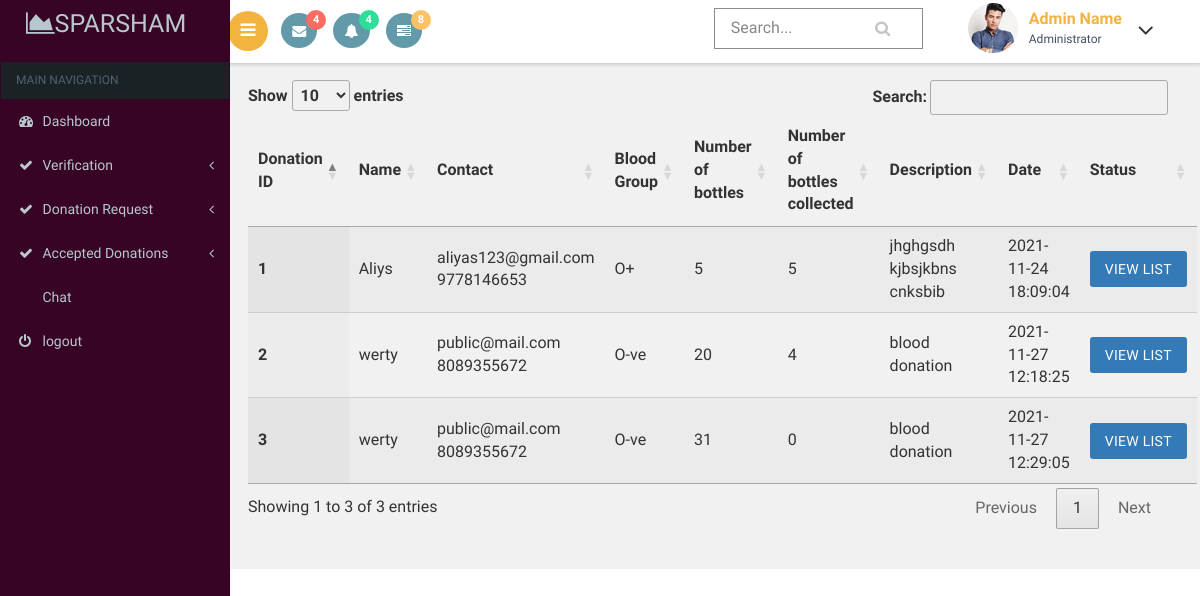
/secratary/blooddonationlist.php, run on an earlier commit of the app's database.
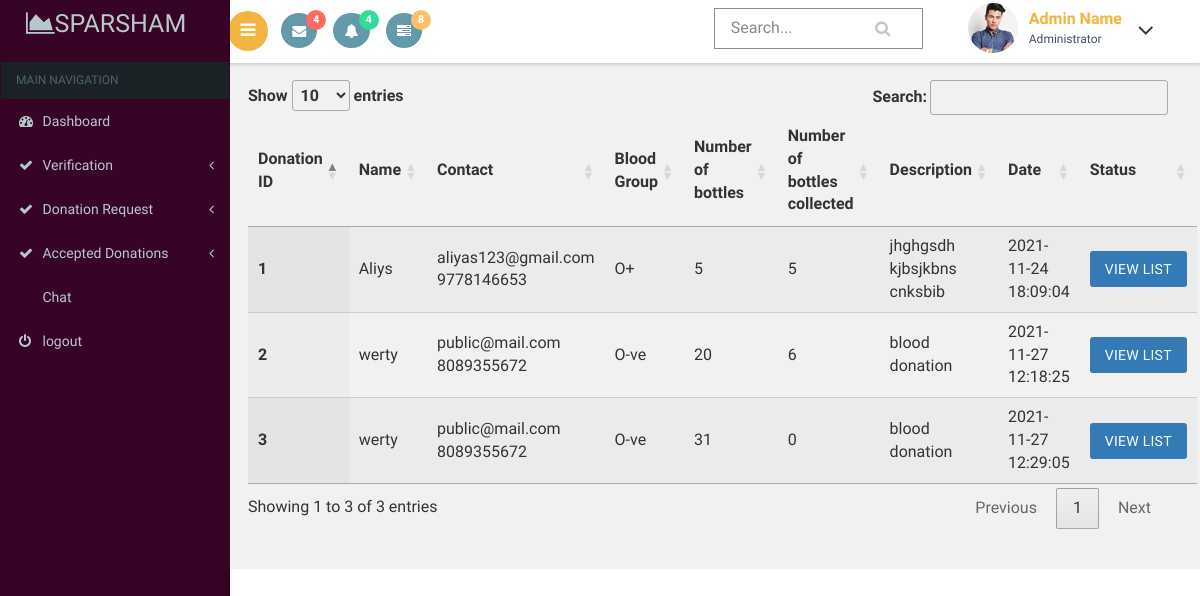
And on a later commit of the database.
### tables this page shows
CREATE TABLE `blood_donation` (
  `blood_donation_id` int(11) NOT NULL,
  `email` varchar(30) NOT NULL,
  `no_of_bottle` int(11) NOT NULL,
  `no_of_donation` int(11) NOT NULL,
  `blood_group` varchar(5) NOT NULL,
  `description` varchar(50) NOT NULL,
  `blood_donation_status` int(3) NOT NULL DEFAULT 0,
  `donation_date` timestamp NOT NULL DEFAULT current_timestamp()
);

CREATE TABLE `registration` (
  `name` varchar(80) NOT NULL,
  `email` varchar(80) NOT NULL,
  `phone` bigint(11) NOT NULL,
  `gender` varchar(10) NOT NULL,
  `date_of_birth` varchar(20) NOT NULL,
  `house` varchar(80) NOT NULL,
  `place` varchar(80) NOT NULL,
  `country` int(11) NOT NULL,
  `state` int(11) NOT NULL,
  `district` int(11) NOT NULL,
  `pincode` int(6) NOT NULL,
  `profile_pic` varchar(100) NOT NULL DEFAULT '../images/avathar.jpg'
);

### secratary/blooddonationlist.php (the view, shortened to what this page needs)
<?php
include("dbconn.php");
?>
<!DOCTYPE html>
<html>
<head>
    <link href="css/bootstrap.css" rel='stylesheet' type='text/css' />
<link href="css/style.css" rel='stylesheet' type='text/css' />
<link href="css/font-awesome.css" rel="stylesheet">
<link href='css/SidebarNav.min.css' media='all' rel='stylesheet' type='text/css'/>
<link href="css/custom.css" rel="stylesheet">
    <link rel="stylesheet" type="text/css" href="https://cdn.datatables.net/1.10.21/css/jquery.dataTables.css">
</head>
<body class="cbp-spmenu-push">
    <div class="main-content">
    <div class="cbp-spmenu cbp-spmenu-vertical cbp-spmenu-left" id="cbp-spmenu-s1">
        <aside class="sidebar-left">
      <nav class="navbar navbar-inverse">
          <div class="navbar-header">
            <h1><a class="navbar-brand" href="index.html"><span class="fa fa-area-chart"></span>Sparsham<span class="dashboard_text"></span></a></h1>
          </div>
          <?php
          include("menu.php");
          ?>
      </nav>
    </aside>
    </div>
        <?php
        include("header.php");
        ?>
        <div id="page-wrapper">
    <table id="table_id" class="display">
    <thead>
        <tr>
           <th>Donation ID</th>
           <th>Name</th>
           <th>Contact</th>
      <th>Blood Group</th>
      <th>Number of bottles</th>
      <th>Number of bottles collected</th>
      <th>Description</th>
      <th>Date</th>
      <th>Status</th>
        </tr>
    </thead>
    <tbody>
         <?php
            $sql="select * from blood_donation a,registration b where a.email=b.email order by a.donation_date desc";
            $res=mysqli_query($conn,$sql);
            if(mysqli_num_rows($res)>0){
                while($r=mysqli_fetch_assoc($res)){
            ?>
           <tr>
      <th scope="row"><?php echo $r['blood_donation_id']?></th>
      <td><?php echo $r['name']?></td>
      <td><?php echo $r['email']?><br>
        <?php echo $r['phone']?><br>
      </td>
      <td><?php echo $r['blood_group']?></td>
      <td><?php echo $r['no_of_bottle']?></td>
      <td><?php echo $r['no_of_donation']?></td>
        <td><?php echo $r['description']?></td>
        <td><?php echo $r['donation_date']?></td>
        <td><a href="blooddonationlistview.php?id=<?php echo $r['blood_donation_id']?>">
    <button class="btn btn-primary">View List</button></a>
</td>
    </tr>
            <?php
        }
    }
            ?>
    </tbody>
</table>
</div></div>
</body>
</html>

What changed in the data, as far as the page shows it:
changed blood_donation id 2: no_of_donation "4" → "6"
